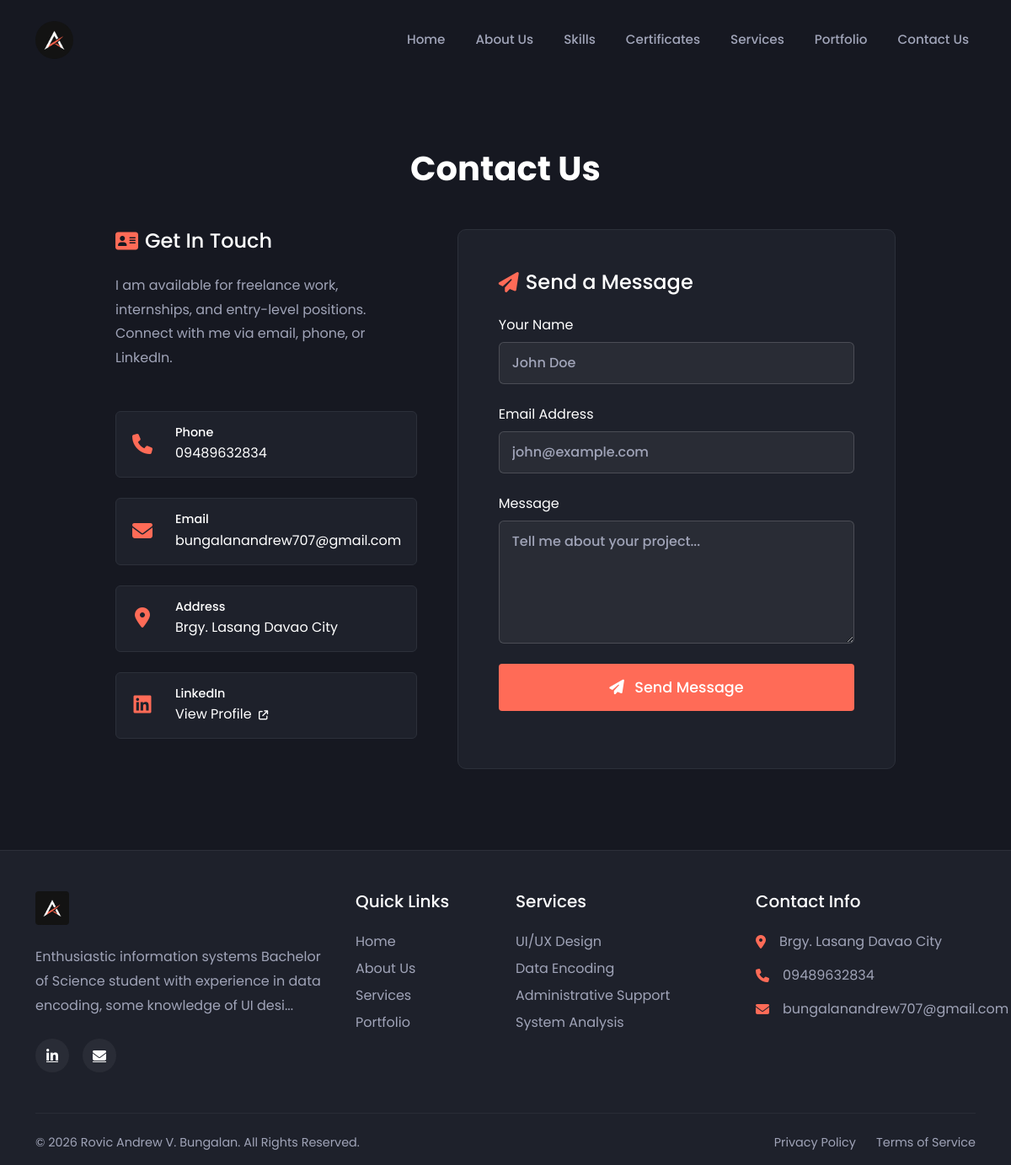
The page /contact.php on the database its author committed.
### tables this page shows
CREATE TABLE `profile` (
  `id` int(11) NOT NULL,
  `name` varchar(255) DEFAULT NULL,
  `title` varchar(255) DEFAULT NULL,
  `objective` text DEFAULT NULL,
  `phone` varchar(50) DEFAULT NULL,
  `email` varchar(100) DEFAULT NULL,
  `address` varchar(255) DEFAULT NULL,
  `linkedin` varchar(255) DEFAULT NULL,
  `years_experience` int(11) DEFAULT 2,
  `ojt_hours` int(11) DEFAULT 80,
  `profile_image` varchar(255) DEFAULT NULL,
  `cv_path` varchar(255) DEFAULT NULL
);

### contact.php (the view, shortened to what this page needs)
<?php
require_once 'config/database.php';
require_once 'includes/header.php';
?>
<section class="py-5 mt-5">
    <div class="container">
        <h2 class="section-title">Contact Us</h2>
        <div class="row justify-content-center mt-5">
            <div class="col-lg-10">
                <div class="row g-5">
                    <div class="col-md-5">
                        <h4 class="text-white mb-4 d-flex align-items-center gap-2"><i class="fa-solid fa-address-card text-accent" style="color: var(--accent-color);"></i> Get In Touch</h4>
                        <p class="mb-5" style="line-height: 1.8;">I am available for freelance work, internships, and entry-level positions. Connect with me via email, phone, or LinkedIn.</p>
                        <div class="d-flex align-items-center mb-4 p-3 rounded" style="background-color: var(--secondary-bg); border: 1px solid var(--border-color);">
                            <div class="service-icon me-4" style="font-size: 1.5rem; width: 30px; text-align: center;">
                                <i class="fa-solid fa-phone"></i>
                            </div>
                            <div>
                                <h6 class="text-white mb-1" style="font-size: 0.9rem;">Phone</h6>
                                <p class="mb-0 text-white font-weight-bold"><?= htmlspecialchars($profile['phone']) ?></p>
                            </div>
                        </div>
                        <div class="d-flex align-items-center mb-4 p-3 rounded" style="background-color: var(--secondary-bg); border: 1px solid var(--border-color);">
                            <div class="service-icon me-4" style="font-size: 1.5rem; width: 30px; text-align: center;">
                                <i class="fa-solid fa-envelope"></i>
                            </div>
                            <div>
                                <h6 class="text-white mb-1" style="font-size: 0.9rem;">Email</h6>
                                <p class="mb-0 text-white"><?= htmlspecialchars($profile['email']) ?></p>
                            </div>
                        </div>
                        <div class="d-flex align-items-center mb-4 p-3 rounded" style="background-color: var(--secondary-bg); border: 1px solid var(--border-color);">
                            <div class="service-icon me-4" style="font-size: 1.5rem; width: 30px; text-align: center;">
                                <i class="fa-solid fa-location-dot"></i>
                            </div>
                            <div>
                                <h6 class="text-white mb-1" style="font-size: 0.9rem;">Address</h6>
                                <p class="mb-0 text-white"><?= htmlspecialchars($profile['address']) ?></p>
                            </div>
                        </div>
                        <div class="d-flex align-items-center p-3 rounded" style="background-color: var(--secondary-bg); border: 1px solid var(--border-color);">
                            <div class="service-icon me-4" style="font-size: 1.5rem; width: 30px; text-align: center;">
                                <i class="fa-brands fa-linkedin"></i>
                            </div>
                            <div>
                                <h6 class="text-white mb-1" style="font-size: 0.9rem;">LinkedIn</h6>
                                <a href="<?= htmlspecialchars($profile['linkedin']) ?>" class="text-white text-decoration-none" target="_blank">View Profile <i class="fa-solid fa-arrow-up-right-from-square ms-1" style="font-size: 0.7rem;"></i></a>
                            </div>
                        </div>
                    </div>
                    <div class="col-md-7">
                        <div class="service-card h-100 d-block p-4 p-md-5">
                            <h4 class="text-white mb-4 d-flex align-items-center gap-2"><i class="fa-solid fa-paper-plane text-accent" style="color: var(--accent-color);"></i> Send a Message</h4>
                            <form action="" method="POST">
                                <div class="mb-4">
                                    <label class="form-label text-white">Your Name</label>
                                    <input type="text" name="name" class="form-control" placeholder="John Doe" required>
                                </div>
                                <div class="mb-4">
                                    <label class="form-label text-white">Email Address</label>
                                    <input type="email" name="email" class="form-control" placeholder="john@example.com" required>
                                </div>
                                <div class="mb-4">
                                    <label class="form-label text-white">Message</label>
                                    <textarea name="message" class="form-control" rows="5" placeholder="Tell me about your project..." required></textarea>
                                </div>
                                <button type="submit" class="btn-accent w-100 text-center" style="padding: 15px 30px; font-size: 1.1rem;"><i class="fa-solid fa-paper-plane me-2"></i> Send Message</button>
                            </form>
                        </div>
                    </div>
                </div>
            </div>
        </div>
    </div>
</section>
<?php require_once 'includes/footer.php'; ?>

### includes/footer.php (shortened to what this page needs)
    <footer class="mt-5 pt-5 pb-3" style="background-color: var(--secondary-bg); border-top: 1px solid var(--border-color);">
        <div class="container">
            <div class="row g-4 mb-5">
                <div class="col-lg-4 col-md-6 pr-lg-5">
                    <a href="<?= BASE_URL ?>" class="d-inline-block mb-4">
                        <img src="<?= BASE_URL ?>assets/images/logo.png" alt="<?= htmlspecialchars($profile['name'] ?? 'Logo') ?>" height="40" style="object-fit: contain; border-radius: 4px;">
                    </a>
                    <p class="mb-4" style="color: var(--text-color); line-height: 1.8;">
                        <?= htmlspecialchars(isset($profile['objective']) ? substr($profile['objective'], 0, 120) . '...' : 'A passionate Information Systems Student specializing in UI Design and Data Encoding.') ?>
                    </p>
                    <div class="d-flex gap-3">
                        <a href="<?= htmlspecialchars($profile['linkedin'] ?? '#') ?>" target="_blank" class="text-white d-flex align-items-center justify-content-center" style="width: 40px; height: 40px; background-color: rgba(255,255,255,0.05); border-radius: 50%; transition: 0.3s;" onmouseover="this.style.backgroundColor='var(--accent-color)'" onmouseout="this.style.backgroundColor='rgba(255,255,255,0.05)'">
                            <i class="fa-brands fa-linkedin-in"></i>
                        </a>
                        <a href="mailto:<?= htmlspecialchars($profile['email'] ?? '') ?>" class="text-white d-flex align-items-center justify-content-center" style="width: 40px; height: 40px; background-color: rgba(255,255,255,0.05); border-radius: 50%; transition: 0.3s;" onmouseover="this.style.backgroundColor='var(--accent-color)'" onmouseout="this.style.backgroundColor='rgba(255,255,255,0.05)'">
                            <i class="fa-solid fa-envelope"></i>
                        </a>
                    </div>
                </div>
                <div class="col-lg-2 col-md-6">
                    <h5 class="text-white mb-4">Quick Links</h5>
                    <ul class="list-unstyled mb-0 d-flex flex-column gap-2">
                        <li><a href="<?= BASE_URL ?>" class="text-decoration-none" style="color: var(--text-color); transition: 0.3s;" onmouseover="this.style.color='var(--accent-color)'" onmouseout="this.style.color='var(--text-color)'">Home</a></li>
                        <li><a href="<?= BASE_URL ?>about" class="text-decoration-none" style="color: var(--text-color); transition: 0.3s;" onmouseover="this.style.color='var(--accent-color)'" onmouseout="this.style.color='var(--text-color)'">About Us</a></li>
                        <li><a href="<?= BASE_URL ?>services" class="text-decoration-none" style="color: var(--text-color); transition: 0.3s;" onmouseover="this.style.color='var(--accent-color)'" onmouseout="this.style.color='var(--text-color)'">Services</a></li>
                        <li><a href="<?= BASE_URL ?>portfolio" class="text-decoration-none" style="color: var(--text-color); transition: 0.3s;" onmouseover="this.style.color='var(--accent-color)'" onmouseout="this.style.color='var(--text-color)'">Portfolio</a></li>
                    </ul>
                </div>
                <div class="col-lg-3 col-md-6">
                    <h5 class="text-white mb-4">Services</h5>
                    <ul class="list-unstyled mb-0 d-flex flex-column gap-2">
                        <li><a href="<?= BASE_URL ?>services" class="text-decoration-none" style="color: var(--text-color); transition: 0.3s;" onmouseover="this.style.color='var(--accent-color)'" onmouseout="this.style.color='var(--text-color)'">UI/UX Design</a></li>
                        <li><a href="<?= BASE_URL ?>services" class="text-decoration-none" style="color: var(--text-color); transition: 0.3s;" onmouseover="this.style.color='var(--accent-color)'" onmouseout="this.style.color='var(--text-color)'">Data Encoding</a></li>
                        <li><a href="<?= BASE_URL ?>services" class="text-decoration-none" style="color: var(--text-color); transition: 0.3s;" onmouseover="this.style.color='var(--accent-color)'" onmouseout="this.style.color='var(--text-color)'">Administrative Support</a></li>
                        <li><a href="<?= BASE_URL ?>services" class="text-decoration-none" style="color: var(--text-color); transition: 0.3s;" onmouseover="this.style.color='var(--accent-color)'" onmouseout="this.style.color='var(--text-color)'">System Analysis</a></li>
                    </ul>
                </div>
                <div class="col-lg-3 col-md-6">
                    <h5 class="text-white mb-4">Contact Info</h5>
                    <ul class="list-unstyled mb-0 d-flex flex-column gap-3">
                        <li class="d-flex align-items-start gap-3">
                            <i class="fa-solid fa-location-dot mt-1" style="color: var(--accent-color);"></i>
                            <span style="color: var(--text-color);"><?= htmlspecialchars($profile['address'] ?? 'Davao City, Philippines') ?></span>
                        </li>
                        <li class="d-flex align-items-center gap-3">
                            <i class="fa-solid fa-phone" style="color: var(--accent-color);"></i>
                            <span style="color: var(--text-color);"><?= htmlspecialchars($profile['phone'] ?? '+63 000 000 0000') ?></span>
                        </li>
                        <li class="d-flex align-items-center gap-3">
                            <i class="fa-solid fa-envelope" style="color: var(--accent-color);"></i>
                            <span style="color: var(--text-color);"><?= htmlspecialchars($profile['email'] ?? 'email@example.com') ?></span>
                        </li>
                    </ul>
                </div>
            </div>
            <div class="border-top pt-4 mt-4 text-center d-flex flex-column flex-md-row justify-content-between align-items-center" style="border-color: rgba(255,255,255,0.05) !important;">
                <p class="mb-2 mb-md-0" style="color: var(--text-color); font-size: 0.9rem;">
                    &copy; <?= date('Y'); ?> <?= htmlspecialchars($profile['name'] ?? 'Rovic Andrew V. Bungalan') ?>. All Rights Reserved.
                </p>
                <div class="d-flex gap-4" style="font-size: 0.9rem;">
                    <a href="#" class="text-decoration-none" style="color: var(--text-color); transition: 0.3s;" onmouseover="this.style.color='var(--accent-color)'" onmouseout="this.style.color='var(--text-color)'">Privacy Policy</a>
                    <a href="#" class="text-decoration-none" style="color: var(--text-color); transition: 0.3s;" onmouseover="this.style.color='var(--accent-color)'" onmouseout="this.style.color='var(--text-color)'">Terms of Service</a>
                </div>
            </div>
        </div>
    </footer>
</body>
</html>

### assets/css/style.css (style rules this page uses)
:root { --bg-color: #161821; --text-color: #a0a4b8; --heading-color: #ffffff; --accent-color: #ff6b57; --accent-hover: #ff523b; --secondary-bg: #1e212b; --border-color: #2c303a; }
body { font-family: 'Poppins', sans-serif; background-color: var(--bg-color); color: var(--text-color); padding-top: 80px; overflow-x: hidden; width: 100%; }
html { overflow-x: hidden; }
h1, h2, h3, h4, h5, h6 { color: var(--heading-color); }
.btn-accent { background-color: var(--accent-color); color: #fff; padding: 12px 30px; border-radius: 4px; font-weight: 500; border: none; text-decoration: none; display: inline-block; transition: background-color 0.3s; }
.section-title { font-size: 2.5rem; font-weight: 700; color: #fff; margin-bottom: 40px; text-align: center; }
.service-card { background-color: var(--secondary-bg); border-radius: 10px; margin-bottom: 20px; display: flex; border: 1px solid var(--border-color); transition: transform 0.3s, border-color 0.3s; }
.service-icon { color: var(--accent-color); }
.form-control { background-color: var(--secondary-bg) !important; border: 1px solid var(--border-color) !important; color: #fff !important; padding: 12px 15px; }
footer { border-top: 1px solid var(--border-color); }

### contact.php (style rules this page uses)
.form-control { background-color: rgba(255, 255, 255, 0.05) !important; border: 1px solid rgba(255, 255, 255, 0.2) !important; color: #ffffff !important; font-weight: 500 !important; }
.form-control::placeholder { color: #a0a4b8 !important; opacity: 1 !important; }

### rows shown on the page
profile: phone "09489632834", email "bungalanandrew707@gmail.com", address "Brgy. Lasang Davao City", objective "Enthusiastic information systems Bachelor of Science student with experience in data encoding, some knowledge of UI desi...", name "Rovic Andrew V. Bungalan"
